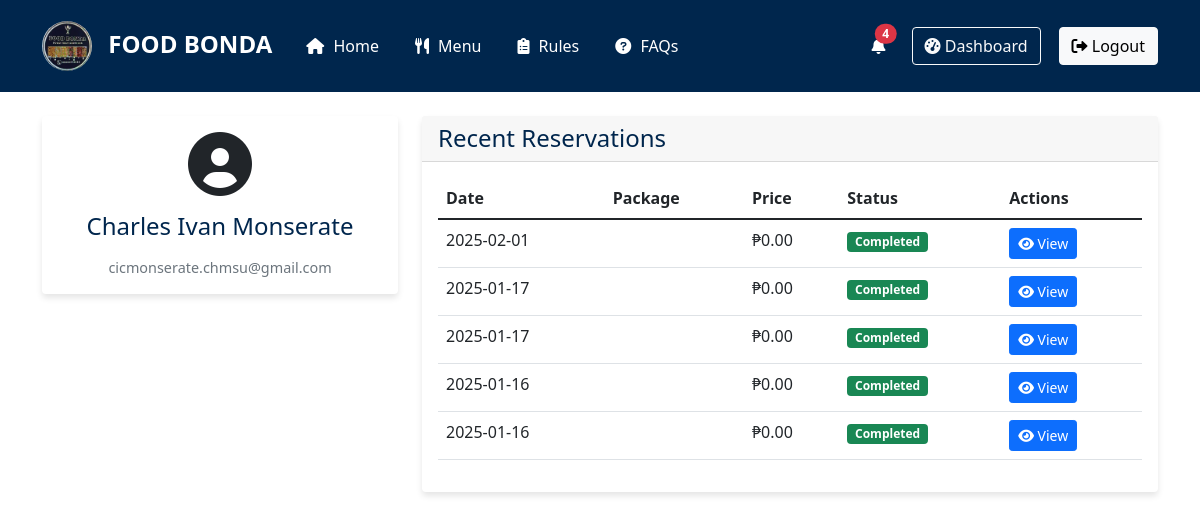
The page /customer_dashboard.php (signed in) on the database as committed earlier.
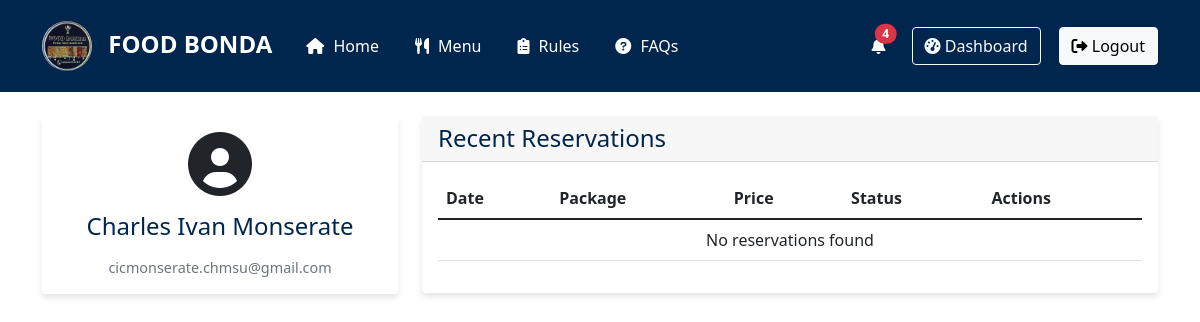
The same page on the database as committed later.
### tables this page shows
CREATE TABLE IF NOT EXISTS `customers` (
  `customer_id` int NOT NULL AUTO_INCREMENT,
  `first_name` varchar(50) NOT NULL,
  `middle_name` varchar(50) DEFAULT NULL,
  `last_name` varchar(50) NOT NULL,
  `email` varchar(100) NOT NULL,
  `password` varchar(255) NOT NULL,
  `created_at` timestamp NULL DEFAULT CURRENT_TIMESTAMP,
  `last_login` timestamp NULL DEFAULT NULL,
  `status` enum('active','inactive') DEFAULT 'active',
  PRIMARY KEY (`customer_id`),
  UNIQUE KEY `email` (`email`)
);

CREATE TABLE IF NOT EXISTS `payment` (
  `payment_id` int NOT NULL AUTO_INCREMENT,
  `reservation_id` int DEFAULT NULL,
  `owner_id` int DEFAULT NULL,
  `total_price` decimal(10,2) DEFAULT NULL,
  `down_payment` decimal(10,2) DEFAULT NULL,
  `leftover_balance` decimal(10,2) DEFAULT NULL,
  `amount_paid` decimal(10,2) DEFAULT NULL,
  `payment_method` varchar(50) DEFAULT NULL,
  `payment_date` date DEFAULT NULL,
  `created_at` timestamp NULL DEFAULT NULL,
  PRIMARY KEY (`payment_id`),
  KEY `reservation_id` (`reservation_id`),
  KEY `owner_id` (`owner_id`),
  CONSTRAINT `owner_foreign` FOREIGN KEY (`owner_id`) REFERENCES `owners` (`owner_id`),
  CONSTRAINT `reserve_foreign` FOREIGN KEY (`reservation_id`) REFERENCES `reservations` (`reservation_id`)
);

CREATE TABLE IF NOT EXISTS `reservations` (
  `reservation_id` int NOT NULL AUTO_INCREMENT,
  `customer_id` int NOT NULL,
  `package_id` int DEFAULT NULL,
  `first_name` varchar(50) NOT NULL,
  `middle_name` varchar(50) DEFAULT NULL,
  `last_name` varchar(50) NOT NULL,
  `contact` varchar(11) NOT NULL,
  `email` varchar(100) NOT NULL,
  `event_date` date NOT NULL,
  `delivery_time` time NOT NULL,
  `delivery_address` text NOT NULL,
  `event_type` enum('wedding','birthday','christening','thanksgiving','fiesta') NOT NULL,
  `selected_dishes` text NOT NULL,
  `gcash_receipt_path` varchar(255) DEFAULT NULL,
  `status` enum('pending','approved','completed','cancelled') DEFAULT 'pending',
  `created_at` timestamp NULL DEFAULT CURRENT_TIMESTAMP,
  `updated_at` timestamp NOT NULL DEFAULT CURRENT_TIMESTAMP ON UPDATE CURRENT_TIMESTAMP,
  PRIMARY KEY (`reservation_id`),
  KEY `customer_id` (`customer_id`),
  KEY `package_id` (`package_id`),
  CONSTRAINT `customer_foreign` FOREIGN KEY (`customer_id`) REFERENCES `customers` (`customer_id`),
  CONSTRAINT `package_foreign` FOREIGN KEY (`package_id`) REFERENCES `packages` (`package_id`)
);

### session.php (called while the page is built, shortened)
<?php
function isLoggedIn() {
    return isset($_SESSION['customer_id']);
}
?>

### customer_dashboard.php (the view, shortened to what this page needs)
<?php
require_once 'session.php';
require_once 'db_conn.php';
$customer_id = $_SESSION['customer_id'];
$stmt = $conn->prepare('SELECT * FROM customers WHERE customer_id = ?');
$stmt->bind_param('i', $customer_id);
$stmt->execute();
$customer = $stmt->get_result()->fetch_assoc();
?>
<!DOCTYPE html>
<html lang="en">
<head>
    <link href="https://cdn.jsdelivr.net/npm/bootstrap@5.1.3/dist/css/bootstrap.min.css" rel="stylesheet">
    <link rel="stylesheet" href="https://cdnjs.cloudflare.com/ajax/libs/font-awesome/6.0.0/css/all.min.css">
    <link href="main.css" rel="stylesheet">
</head>
<body>
    <?php include 'navbar.php'; ?>
    <div class="container py-4">
        <div class="row">
            <div class="col-md-4 mb-4">
                <div class="card">
                    <div class="card-body text-center">
                        <i class="fas fa-user-circle fa-4x mb-3"></i>
                        <h5 class="card-title"><?php echo htmlspecialchars($customer['first_name'] . ' ' . $customer['last_name']); ?></h5>
                        <p class="card-text text-muted"><?php echo htmlspecialchars($customer['email']); ?></p>
                    </div>
                </div>
            </div>
            <div class="col-md-8">
                <div class="card mb-4">
                    <div class="card-header">
                        <h5 class="card-title mb-0">Recent Reservations</h5>
                    </div>
                    <div class="card-body">
                        <div class="table-responsive">
                            <table class="table">
                                <thead>
                                    <tr>
                                        <th>Date</th>
                                        <th>Package</th>
                                        <th>Price</th>
                                        <th>Status</th>
                                        <th>Actions</th>
                                    </tr>
                                </thead>
                                <tbody>
                                    <?php
                                    $stmt = $conn->prepare("SELECT r.reservation_id, r.event_date, r.status, p.amount_paid, pk.package_name, pk.price
                                                            FROM reservations r
                                                            LEFT JOIN payment p ON r.reservation_id = p.reservation_id
                                                            LEFT JOIN packages pk ON r.package_id = pk.package_id
                                                            WHERE r.customer_id = ?
                                                            ORDER BY r.created_at DESC
                                                            LIMIT 5");
                                    $stmt->bind_param("i", $customer_id);
                                    $stmt->execute();
                                    $reservations = $stmt->get_result();
                                    if ($reservations->num_rows > 0):
                                        while ($reservation = $reservations->fetch_assoc()):
                                    ?>
                                    <tr>
                                        <td><?php echo htmlspecialchars($reservation['event_date']); ?></td>
                                        <td><?php echo htmlspecialchars($reservation['package_name']); ?></td>
                                        <td>₱<?php echo number_format($reservation['price'], 2); ?></td>
                                        <td>
                                            <span class="badge bg-<?php echo $reservation['status'] === 'completed' ? 'success' : ($reservation['status'] === 'cancelled' ? 'danger' : 'warning'); ?>">
                                                <?php echo ucfirst(htmlspecialchars($reservation['status'])); ?>
                                            </span>
                                        </td>
                                        <td>
                                            <a href="ticket.php?id=<?php echo $reservation['reservation_id']; ?>" class="btn btn-sm btn-primary">
                                                <i class="fas fa-eye"></i> View
                                            </a>
                                        </td>
                                    </tr>
                                    <?php
                                        endwhile;
                                    else:
                                    ?>
                                    <tr>
                                        <td colspan="5" class="text-center">No reservations found</td>
                                    </tr>
                                    <?php endif; ?>
                                </tbody>
                            </table>
                        </div>
                    </div>
                </div>
            </div>
        </div>
    </div>
</body>
</html>

### navbar.php (shortened to what this page needs)
<?php
require_once 'session.php';
require_once 'db_conn.php';
$notifications = [];
if (isLoggedIn()) {
    $customer_id = $_SESSION['customer_id'];
    $stmt = $conn->prepare('SELECT * FROM notifications WHERE customer_id = ? AND is_read = 0 ORDER BY created_at DESC LIMIT 5');
    $stmt->bind_param('i', $customer_id);
    $stmt->execute();
    $result = $stmt->get_result();
    while ($row = $result->fetch_assoc()) {
        $notifications[] = $row;
    }
}
?>
<nav class="navbar navbar-expand-lg">
    <div class="container">
        <a class="navbar-brand" href="index.php">
            <img src="logo.jpg" alt="FOODBONDA_logo">
            FOOD BONDA
        </a>
        <div class="collapse navbar-collapse" id="navbarNav">
            <ul class="navbar-nav me-auto">
                <li class="nav-item">
                    <a class="nav-link" href="index.php#intro"><i class="fas fa-home"></i> Home</a>
                </li>
                <li class="nav-item">
                    <a class="nav-link" href="index.php#menu"><i class="fas fa-utensils"></i> Menu</a>
                </li>
                <li class="nav-item">
                    <a class="nav-link" href="index.php#rules"><i class="fas fa-clipboard-list"></i> Rules</a>
                </li>
                <li class="nav-item">
                    <a class="nav-link" href="index.php#faqs"><i class="fas fa-question-circle"></i> FAQs</a>
                </li>
            </ul>
            <div class="auth-buttons">
                <?php if (isLoggedIn()): ?>
                <div class="d-flex align-items-center">
                    <div class="notification-bell me-3 position-relative">
                        <a href="#" class="text-white" data-bs-toggle="dropdown">
                            <i class="fas fa-bell"></i>
                            <?php if (count($notifications) > 0): ?>
                            <span
                                class="position-absolute top-0 start-100 translate-middle badge rounded-pill bg-danger">
                                <?php echo count($notifications); ?>
                            </span>
                            <?php endif; ?>
                        </a>
                    </div>
                    <a href="customer_dashboard.php" class="btn btn-outline-light me-2">
                        <i class="fas fa-tachometer-alt"></i> Dashboard
                    </a>
                    <a href="logout.php" class="btn btn-light">
                        <i class="fas fa-sign-out-alt"></i> Logout
                    </a>
                </div>
                <?php endif; ?>
            </div>
        </div>
    </div>
</nav>

### main.css (style rules this page uses)
:root { --dark-blue: #00264d; --light-blue: #e8f1f8; --light-gray: #f8f9fa; --accent-blue: #0066cc; }
body { min-height: 100vh; display: flex; flex-direction: column; }
.navbar { background-color: var(--dark-blue); padding: 1rem; }
.navbar-brand img { width: 50px; height: 50px; border-radius: 50%; margin-right: 10px; }
.navbar-brand { color: white !important; font-size: 1.5rem; font-weight: bold; }
.nav-link { color: white !important; margin: 0 10px; }
.card { transition: transform 0.3s ease; border: none; box-shadow: 0 4px 6px rgba(0, 0, 0, 0.1); }
.card-title { color: var(--dark-blue); font-size: 1.5rem; margin-bottom: 1rem; }
.card-text { color: #666; font-size: 0.9rem; margin-bottom: 1.5rem; }
.nav-link i { margin-right: 5px; }
.auth-buttons .btn { margin-left: 10px; }

Rows that differ between the two databases and show on the page:
removed payment: reservation.event_date "2025-02-01", price "0.00", reservation.status "Completed"
removed reservations: event_date "2025-01-17", price "0.00", status "Completed"
removed reservations: event_date "2025-01-16", price "0.00", status "Completed"
Other text that changed with them:
text now shown: "No reservations found"
